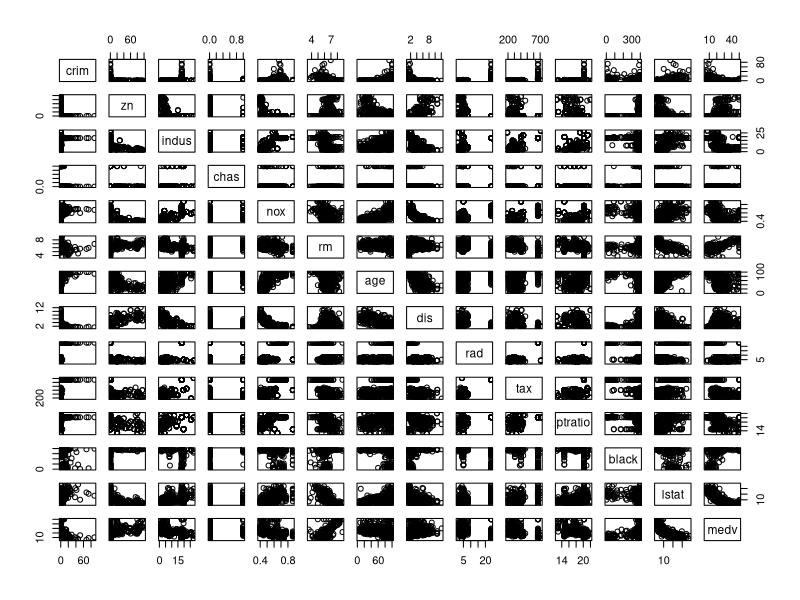
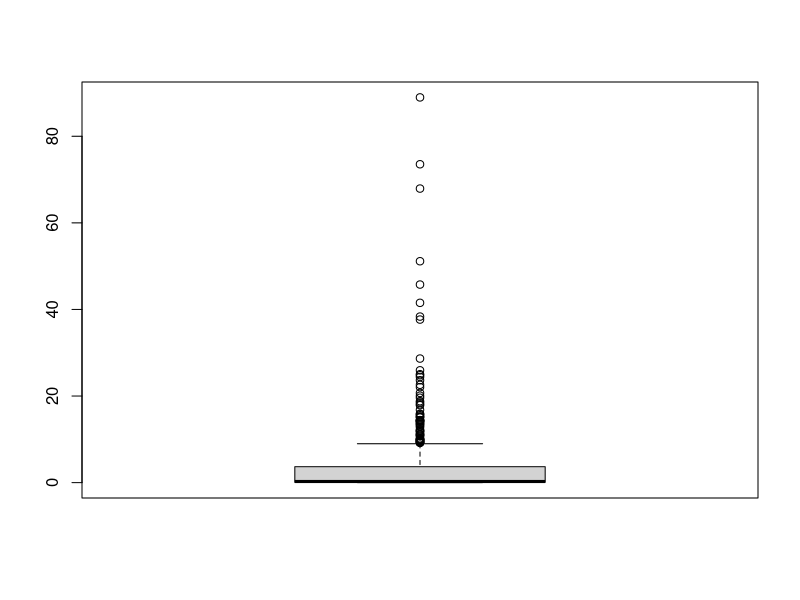
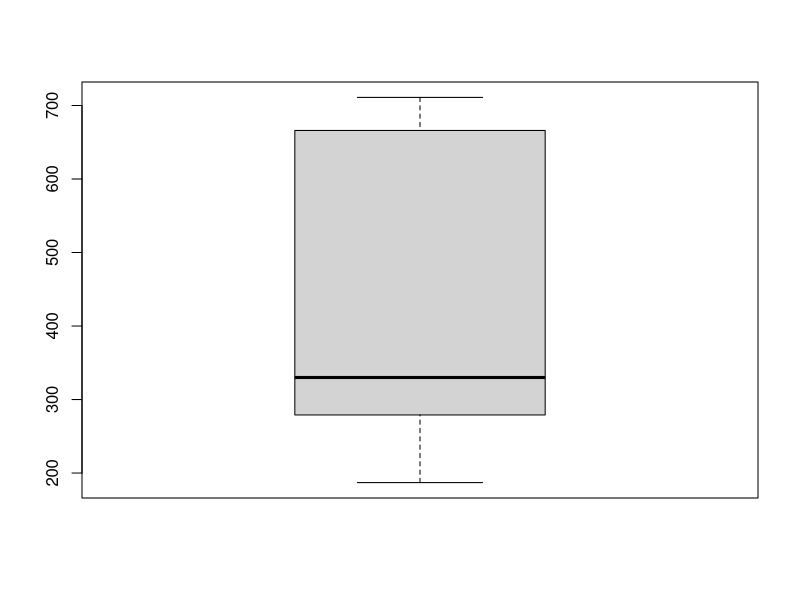
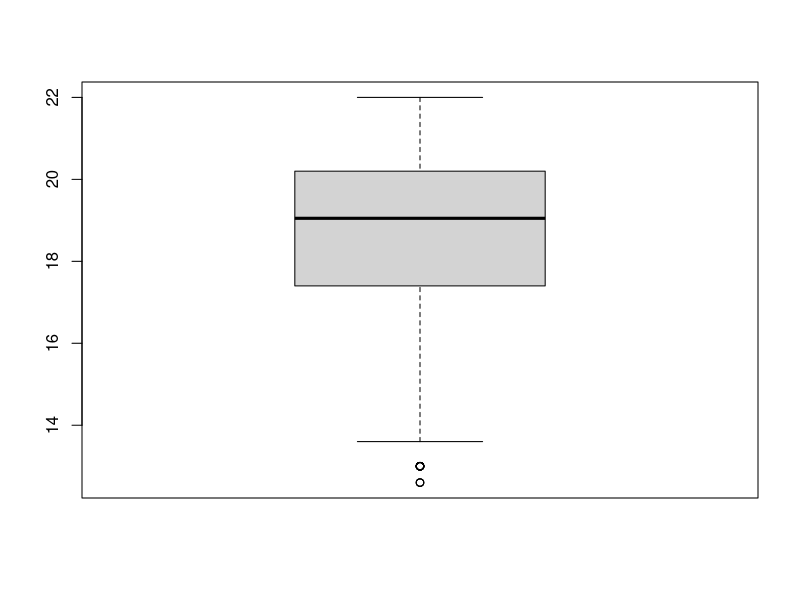

The R script that drew these images, in order:
## ---- chunk 1
knitr::opts_chunk$set(echo = TRUE)
## ---- chunk 2
library(MASS)
View(Boston)
?Boston
## ---- chunk 3
dim(Boston)
#506 rows and 14 columns, rows represent observations, columns present features
## ---- chunk 4
pairs(Boston)
## ---- chunk 5
m1=lm(nox~dis,data=Boston)
summary(m1)
#Buildings closer to  Boston employment centres have higher nitrogen oxides concentration.
## ---- chunk 6
m2=lm(nox~age,data=Boston)
summary(m2)
#Older buildings have higher nitrogen oxides concentration.
## ---- chunk 7
summary(lm(crim~tax,data=Boston))
#Tax. High tax makes people's life harder, maybe pushes them commit crimes.
## ---- chunk 8
sapply(Boston,range)
## ---- chunk 9
boxplot(Boston$crim)
#Some suburbs have particularly high crime rates because there are outliers in the crime boxplot.
## ---- chunk 10
boxplot(Boston$tax)
## ---- chunk 11
boxplot(Boston$ptratio)
## ---- chunk 12
sum(Boston$chas==1)
## ---- chunk 13
median(Boston$ptratio)
## ---- chunk 14
n=which.min(Boston$medv)
n
Boston[n,1:13]
summary(Boston)
# Most of those values(such as crim, indus, nox, age, rad, tax, ptratio, black, 
# lstat)are above the 3rd quantile of overall ranges for those predictors, while rm,
# dis are reletively lower.
## ---- chunk 15
sum(Boston$rm>7)
sum(Boston$rm>8)
nums=which(Boston$rm>8)
Boston[nums,1:14]
# Those suburbs that average more than eight rooms per dwelling have low crime 
# rate, low lstat and high median value of owner-occupied homes.
